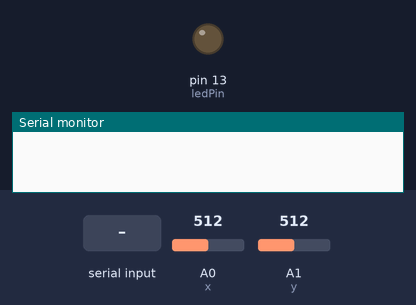
Recording of a sketch running on a simulated Arduino Uno, built with avr-gcc and run on an emulated ATmega328P. Parts: output pins drawn as LEDs (lit = HIGH), the last lines printed to the serial monitor. The inputs (shaded band) are chosen by the test bench; at power-on: A0 (x) = 512, A1 (y) = 512. The modem accepts every AT command (registered, SIM ready, sends succeed) and sends nothing else.

Above: at 0.2 s.
At 5.7 s:
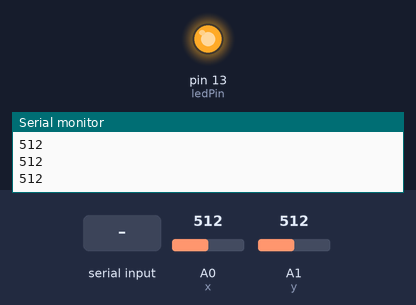
5.8 s: "1\n" received over Serial
Timing chart, 0 to 8.8 s (numbered marks = the images above; inputs shaded):
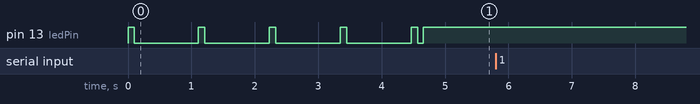

The sketch:

BTJoystick.ino
```cpp
//  SerialIn_SerialOut_HM-10_01
//
//  Uses hardware serial to talk to the host computer and AltSoftSerial for communication with the bluetooth module
//
//  What ever is entered in the serial monitor is sent to the connected device
//  Anything received from the connected device is copied to the serial monitor
//  Does not send line endings to the HM-10
//
//  Pins
//  BT VCC to Arduino 5V out.
//  BT GND to GND
//  Arduino D8 (SS RX) - BT TX no need voltage divider
//  Arduino D9 (SS TX) - BT RX through a voltage divider (5v to 3.3v)
//
//#include "Adafruit_Sensor.h"
//#include "Adafruit_AM2320.h"
//Adafruit_AM2320 am2320 = Adafruit_AM2320();
#include <AltSoftSerial.h>
AltSoftSerial BTserial;
// https://www.pjrc.com/teensy/td_libs_AltSoftSerial.html
char c=' ';
const int ledPin = 13;    // the number of the LED pin
boolean NL = true;
int x = A0;
int y = A1;
int joystickx = 0;
int joysticky = 0;
 //Holds joystick value for transmission
String intHold = " ";
int finalTemp = 0;
void setup()
{
    pinMode(ledPin, OUTPUT);
    pinMode(x, INPUT);
    pinMode(y, INPUT);
    Serial.begin(9600);
    //Serial.print("Sketch:   ");   Serial.println(__FILE__);
    //Serial.print("Uploaded: ");   Serial.println(__DATE__);
    //Serial.println(" ");
    BTserial.begin(9600);
    //Serial.println("BTserial started at 9600");
    //Initialization protocol version 1
    BTserial.print("AT");
    digitalWrite(ledPin, HIGH);
    delay(100);
    digitalWrite(ledPin, LOW);
    delay(1000);
    BTserial.print("AT+ROLE1");
    digitalWrite(ledPin, HIGH);
    delay(100);
    digitalWrite(ledPin, LOW);
    delay(1000);
    BTserial.print("AT+CO0B0D27832FC29");
    digitalWrite(ledPin, HIGH);
    delay(100);
    digitalWrite(ledPin, LOW);
    delay(1000);
    BTserial.print("AT+CO0B0D27832FC29");
    digitalWrite(ledPin, HIGH);
    delay(100);
    digitalWrite(ledPin, LOW);
    delay(1000);
    BTserial.print("AT+CO0B0D27832FC29");
    digitalWrite(ledPin, HIGH);
    delay(100);
    digitalWrite(ledPin, LOW);
    while (!Serial) {
      delay(10); // hang out until serial port opens

    }
}
void loop()
{
    // Read from the Bluetooth module and send to the Arduino Serial Monitor
    if (BTserial.available())
    {
        c = BTserial.read();
        digitalWrite(ledPin, HIGH);
        Serial.write(c);
    }
    // Read from the Serial Monitor and send to the Bluetooth module
    if (Serial.available())
    {
        c = Serial.read();
        // do not send line end characters to the HM-10
        if (c!=10 & c!=13 )
        {
             BTserial.write(c);
        }
        // Echo the user input to the main window.
        // If there is a new line print the ">" character.
        if (NL) { Serial.print("\r\n>");  NL = false; }
        Serial.write(c);
        if (c==10) { NL = true; }
    }
        //BTserial.write(Serial.read());
        delay(40);

    joystickx = analogRead(x);
    BTserial.print("{");
    BTserial.print(joystickx);
    //delay(1000);
    Serial.println(joystickx);
    BTserial.print(",");
    joysticky = analogRead(y);
    BTserial.print(joysticky);
    //delay(1000);
    Serial.println(joysticky);
    BTserial.print("}\n");
    delay(35);

}
```
